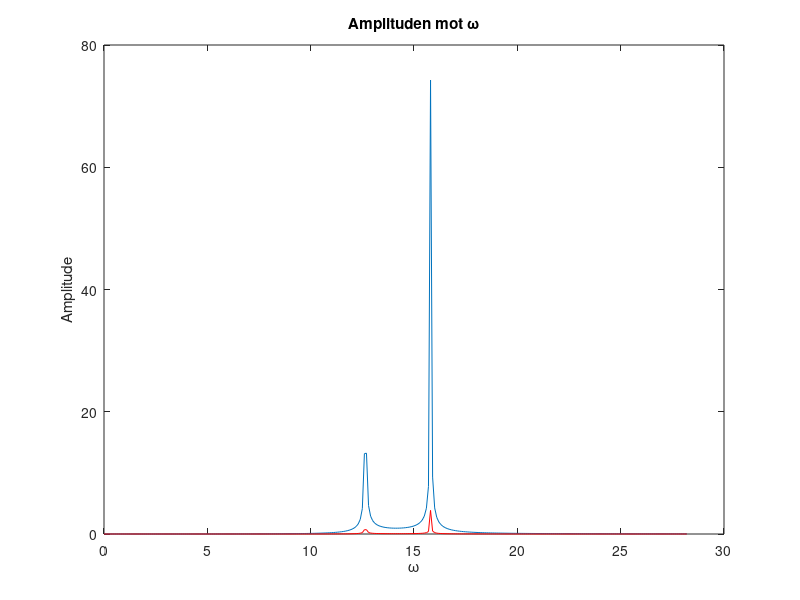

Reproduce this figure in MATLAB.

m1=20.0;
m2=1.0;
k1=4000;
k2=200;
F0=10;
w=0:0.1:2*(sqrt(k1/m1));


X1 = (F0.*(k2-m1.*w.^2))./(k2*k1-w.^2.*(k2.*m1 + k1.*m2 + k2.*m2)+ m1.*m2.*w.^4);
X2 = (F0.*m2.*w.^2)./(k1.*k2 - k1.*m2.*w.^2-k2.*m1.*w.^2+m1.*m2.*w.^4-k2.*m2.*w.^2);   

plot(w,abs(X1),w,abs(X2),'r-')
title('Amplituden mot \omega')

xlabel('\omega')
ylabel('Amplitude') 